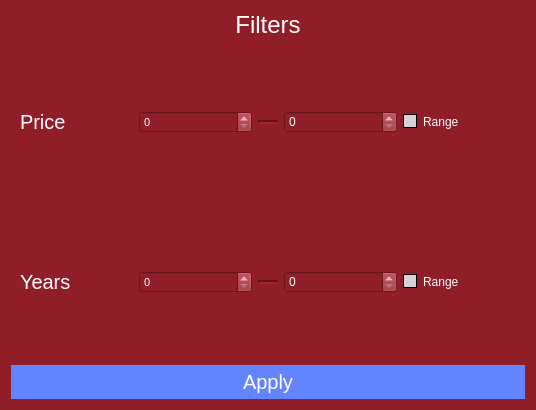
<?xml version="1.0" encoding="UTF-8"?>
<ui version="4.0">
 <class>Filter</class>
 <widget class="QWidget" name="Filter">
  <property name="windowModality">
   <enum>Qt::ApplicationModal</enum>
  </property>
  <property name="geometry">
   <rect>
    <x>0</x>
    <y>0</y>
    <width>536</width>
    <height>410</height>
   </rect>
  </property>
  <property name="windowTitle">
   <string>Form</string>
  </property>
  <property name="styleSheet">
   <string notr="true">/*Copyright (c) DevSec Studio. All rights reserved.

MIT License

Permission is hereby granted, free of charge, to any person obtaining a copy
of this software and associated documentation files (the &quot;Software&quot;), to deal
in the Software without restriction, including without limitation the rights
to use, copy, modify, merge, publish, distribute, sublicense, and/or sell
copies of the Software, and to permit persons to whom the Software is
furnished to do so, subject to the following conditions:

The above copyright notice and this permission notice shall be included in all
copies or substantial portions of the Software.

THE SOFTWARE IS PROVIDED *AS IS*, WITHOUT WARRANTY OF ANY KIND, EXPRESS OR
IMPLIED, INCLUDING BUT NOT LIMITED TO THE WARRANTIES OF MERCHANTABILITY,
FITNESS FOR A PARTICULAR PURPOSE AND NONINFRINGEMENT. IN NO EVENT SHALL THE
AUTHORS OR COPYRIGHT HOLDERS BE LIABLE FOR ANY CLAIM, DAMAGES OR OTHER
LIABILITY, WHETHER IN AN ACTION OF CONTRACT, TORT OR OTHERWISE, ARISING FROM,
OUT OF OR IN CONNECTION WITH THE SOFTWARE OR THE USE OR OTHER DEALINGS IN THE SOFTWARE.
*/

/*-----QWidget-----*/
QWidget
{
	background-color: #8f1e28;
	color: #fff;
	selection-background-color: #aa7e82;
	selection-color: #000;

}


/*-----QLabel-----*/
QLabel
{
	background-color: transparent;
	color: #fff;

}


/*-----QMenuBar-----*/
QMenuBar 
{
	background-color: qlineargradient(spread:repeat, x1:1, y1:0, x2:1, y2:1, stop:0 rgba(70, 70, 70, 255),stop:1 rgba(3, 2, 5, 255));
	color: #fff;

}


QMenuBar::item 
{
	background-color: transparent;
	border-left: 1px solid gray;
	padding: 5px;
	padding-left: 15px;
	padding-right: 15px;

}


QMenuBar::item:selected 
{
	background-color: #af272e;
	border: 1px solid #8f1e28;
	color: #fff;

}


QMenuBar::item:pressed 
{
	background-color: #6e181c;
	border: 1px solid #6e181c;
	color: #fff;

}


/*-----QMenu-----*/
QMenu
{
    background-color: #e8d9d7;
    border: 1px solid #4a5157;
	color: #000;

}


QMenu::item
{
    background-color: transparent;
    padding: 2px 20px 2px 20px;
	min-width: 100px;

}


QMenu::separator
{
   	background-color: #6e181c;
	height: 1px;

}


QMenu::item:disabled
{
    color: #555;
    background-color: transparent;
    padding: 2px 20px 2px 20px;

}


QMenu::item:selected
{
	background-color: #ab7f83;
	border: 1px solid #ab7f83;
	color: #fff;

}


/*-----QPushButton-----*/
QPushButton
{
	background-color: #6384ff;
	color: #fff;
	border: none;
	min-width: 80px;
	padding: 5px;

}


QPushButton::flat
{
	background-color: transparent;
	border: none;
	color: #000;

}


QPushButton::disabled
{
	background-color: #606060;
	color: #959595;
	border: none;

}


QPushButton::hover
{
	background-color: #718fff;
	border: 1px solid #718fff;

}


QPushButton::pressed
{
	background-color: #446cff;
	border: 1px solid #446cff;

}


QPushButton::checked
{
	background-color: #3761ff;
	border: 1px solid #3761ff;

}


/*-----QLineEdit-----*/
QLineEdit
{
	background-color: #e8d9d7;
	color : #000;
	border: 1px solid #1d1d1d;
	padding: 3px;
	padding-left: 5px;

}


/*-----QPlainTExtEdit-----*/
QPlainTextEdit
{
	background-color: #e8d9d7;
	color : #000;
	border: 1px solid #1d1d1d;
	padding: 3px;
	padding-left: 5px;

}


/*-----QToolBox-----*/
QToolBox
{
	background-color: transparent;
	border: 1px solid #410d12;

}


QToolBox::tab
{
	background-color: #640000;
	border: 1px solid #640000;

}


QToolBox::tab:hover
{
	background-color: #640000;
	border: 1px solid #1d1d1d;

}


/*-----QComboBox-----*/
QComboBox
{
    background-color: qlineargradient(spread:repeat, x1:1, y1:0, x2:1, y2:1, stop:0 rgba(70, 70, 70, 255),stop:1 rgba(3, 2, 5, 255));
    padding-left: 6px;
	border: 1px solid #1d1d1d;
    color: #fff;
    height: 20px;

}


QComboBox::disabled
{
	background-color: #404040;
	color: #656565;
	border-color: #051a39;

}


QComboBox:on
{
    background-color: #4a5157;
	color: #fff;

}


QComboBox QAbstractItemView
{
    background-color: #e8d9d7;
    color: #000;
    selection-background-color: #aa7e82;
	selection-color: #fff;
    outline: 0;

}


QComboBox::drop-down
{
	background-color: #4a5157;
    subcontrol-origin: padding;
    subcontrol-position: top right;
    width: 15px;

}


QComboBox::down-arrow
{
    image: url(://arrow-down.png);
    width: 8px;
    height: 8px;

}


/*-----QDoubleSpinBox &amp; QCalendarWidget-----*/
QDoubleSpinBox,
QCalendarWidget QSpinBox 
{
	background-color: qlineargradient(spread:repeat, x1:1, y1:0, x2:1, y2:1, stop:0 rgba(70, 70, 70, 255),stop:1 rgba(3, 2, 5, 255));
	color : #fff;
	border: 1px solid #1d1d1d;
	padding: 3px;
	padding-left: 5px;

}


QDoubleSpinBox::up-button, 
QCalendarWidget QSpinBox::up-button
{
	background-color: #4a5157;
    width: 16px; 
    border-width: 1px;
	border-color: #1d1d1d;

}


QDoubleSpinBox::up-button:hover, 
QCalendarWidget QSpinBox::up-button:hover
{
	background-color: #585858;

}


QDoubleSpinBox::up-button:pressed, 
QCalendarWidget QSpinBox::up-button:pressed
{
	background-color: #252525;
    width: 16px; 
    border-width: 1px;

}


QDoubleSpinBox::up-arrow,
QCalendarWidget QSpinBox::up-arrow
{
    image: url(://arrow-up.png);
    width: 7px;
    height: 7px;

}


QDoubleSpinBox::down-button, 
QCalendarWidget QSpinBox::down-button
{
	background-color: #4a5157;
    width: 16px; 
    border-width: 1px;
	border-color: #1d1d1d;

}


QDoubleSpinBox::down-button:hover, 
QCalendarWidget QSpinBox::down-button:hover
{
	background-color: #585858;

}


QDoubleSpinBox::down-button:pressed, 
QCalendarWidget QSpinBox::down-button:pressed
{
	background-color: #252525;
    width: 16px; 
    border-width: 1px;

}


QDoubleSpinBox::down-arrow,
QCalendarWidget QSpinBox::down-arrow
{
    image: url(://arrow-down.png);
    width: 7px;
    height: 7px;

}


/*-----QGroupBox-----*/
QGroupBox 
{
	background-color: #640000;
    border: 1px solid;
    border-color: #410d12;
    margin-top: 23px;

}


QGroupBox::title  
{
    background-color: #640000;
    color: #fff;
	subcontrol-position: top left;
    subcontrol-origin: margin;
    padding: 5px;
	min-width: 100px;
	border: 1px solid #410d12;
	border-bottom: none;

}


/*-----QHeaderView-----*/
QHeaderView::section
{
    background-color: qlineargradient(spread:repeat, x1:1, y1:0, x2:1, y2:1, stop:0 rgba(70, 70, 70, 255),stop:1 rgba(3, 2, 5, 255));
	border-top: 0px solid gray;
	border-bottom: 0px solid gray;
	border-right: 1px solid gray;
	border-left: 0px solid gray;
    color: #fff;
	padding: 4px;
	
}


QHeaderView::section:disabled
{
    background-color: #525251;
    color: #656565;

}


QHeaderView::section::vertical::first,
QHeaderView::section::vertical::only-one
{
    border-left: 1px solid #003333;

}


QHeaderView::section::vertical
{
    border-left: 1px solid #003333;
}


QHeaderView::section::horizontal::first,
QHeaderView::section::horizontal::only-one
{
    border-left: 1px solid #003333;

}


QHeaderView::section::horizontal
{
    border-left: 1px solid #003333;

}


/*-----QCalendarWidget-----*/
QCalendarWidget QMenu 
{
	width: 100px;
	left: 20px;
	color: #fff;

}


QCalendarWidget QWidget 
{ 
	alternate-background-color: #1d1d1d; 
	border: 1px solid #410d12;
	color: #000;

}


QCalendarWidget QAbstractItemView:enabled 
{
	color: #fff;  
	background-color: #1d1d1d;
	selection-background-color: #8f1e28; 
	selection-color: #fff; 

}


QCalendarWidget QAbstractItemView:disabled 
{ 
	color: #404040; 

}


/*-----QTreeWidget-----*/
QTreeView
{
	show-decoration-selected: 0;
	alternate-background-color: transparent;
	background-color: #e8d9d7;
   	border: 1px solid #410d12;
	color: #000;
	font: 8pt;

}


QTreeView::item:selected
{
	color:#fff;
	background-color: #af272e;
	border-radius: 0px;

}


QTreeView::item:!selected:hover
{
    background-color: #ab7f83;
    border: none;
    color: white;

}


QTreeView::branch:has-children:!has-siblings:closed,
QTreeView::branch:closed:has-children:has-siblings 
{
	image: url(://tree-closed.png);

}


QTreeView::branch:open:has-children:!has-siblings,
QTreeView::branch:open:has-children:has-siblings  
{
	image: url(://tree-open.png);

}


/*-----QListView-----*/
QListView 
{
	background-color: #e8d9d7;
	alternate-background-color: transparent;
    border : none;
    color: #000;
    show-decoration-selected: 1; 
    outline: 0;
   	border: 1px solid #410d12;

}


QListView::disabled 
{
	background-color: #656565;
	color: #1b1b1b;
    border: 1px solid #656565;

}


QListView::item 
{
	background-color: transparent;
    padding: 1px;

}


QListView::item:selected 
{
	background-color: #af272e;
	border: 1px solid #af272e;
	color: #fff;

}


QListView::item:selected:!active 
{
	background-color: #af272e;
	border: 1px solid #af272e;
	color: #fff;

}


QListView::item:selected:active 
{
	background-color: #af272e;
	border: 1px solid #af272e;
	color: #fff;

}


QListView::item:hover {
    background-color: #ab7f83;
    border: none;
    color: #000;

}


/*-----QCheckBox-----*/
QCheckBox
{
	background-color: transparent;
    color: #fff;
	border: none;

}


QCheckBox::indicator
{
    background-color: lightgray;
    border: 1px solid #000;
    width: 12px;
    height: 12px;

}


QCheckBox::indicator:checked
{
    image:url(&quot;./ressources/check.png&quot;);
	background-color: #cd70ff;
    border: 1px solid #3a546e;

}


QCheckBox::indicator:unchecked:hover
{
	border: 1px solid #46a2da; 

}


QCheckBox::disabled
{
	color: #656565;

}


QCheckBox::indicator:disabled
{
	background-color: #656565;
	color: #656565;
    border: 1px solid #656565;

}


/*-----QRadioButton-----*/
QRadioButton 
{
	color: #fff;
	background-color: transparent;

}


QRadioButton::indicator::unchecked:hover 
{
	background-color: #d3d3d3;
	border: 2px solid #462657;
	border-radius: 6px;
}


QRadioButton::indicator::checked 
{
	border: 2px solid #462657;
	border-radius: 6px;
	background-color: #cd70ff;  
	width: 9px; 
	height: 9px; 

}


/*-----QScrollBar-----*/
QScrollBar:vertical 
{
   border: none;
   width: 12px;

}


QScrollBar::handle:vertical 
{
   border: none;
   background-color: qlineargradient(spread:repeat, x1:1, y1:0, x2:1, y2:1, stop:0 rgba(70, 70, 70, 255),stop:1 rgba(3, 2, 5, 255));
   min-height: 80px;
   width : 12px;

}


QScrollBar::handle:vertical:pressed
{
   background-color: qlineargradient(spread:repeat, x1:1, y1:0, x2:1, y2:1, stop:0 rgba(102, 40, 40, 255),stop:0.480769 rgba(64, 19, 19, 255),stop:1 rgba(58, 0, 0, 255));

}


QScrollBar::add-line:vertical
{
   border: none;
   background: transparent;
   height: 0px;
   subcontrol-position: bottom;
   subcontrol-origin: margin;

}


QScrollBar::add-line:vertical:hover 
{
   background-color: transparent;

}


QScrollBar::add-line:vertical:pressed 
{
   background-color: #3f3f3f;

}


QScrollBar::sub-line:vertical
{
   border: none;
   background: transparent;
   height: 0px;

}


QScrollBar::sub-line:vertical:hover 
{
   background-color: transparent;

}


QScrollBar::sub-line:vertical:pressed 
{
   background-color: #3f3f3f;

}


QScrollBar::up-arrow:vertical
{
   width: 0px;
   height: 0px;
   background: transparent;

}


QScrollBar::down-arrow:vertical 
{
   width: 0px;
   height: 0px;
   background: transparent;

}


QScrollBar::add-page:vertical, QScrollBar::sub-page:vertical
{
   background-color: #e8d9d7;
	
}


QScrollBar:horizontal 
{
   border: none;
   height: 12px;

}


QScrollBar::handle:horizontal 
{
   border: none;
   border-radius : 0px;
   background-color: qlineargradient(spread:repeat, x1:1, y1:0, x2:1, y2:1, stop:0 rgba(70, 70, 70, 255),stop:1 rgba(3, 2, 5, 255));
   min-height: 80px;
   height : 12px;

}


QScrollBar::handle:horizontal:pressed
{
   background-color: qlineargradient(spread:repeat, x1:1, y1:0, x2:1, y2:1, stop:0 rgba(102, 40, 40, 255),stop:0.480769 rgba(64, 19, 19, 255),stop:1 rgba(58, 0, 0, 255)); 

}


QScrollBar::add-line:horizontal
{
   border: none;
   background: transparent;
   height: 0px;
   subcontrol-position: bottom;
   subcontrol-origin: margin;

}


QScrollBar::add-line:horizontal:hover 
{
   background-color: transparent;

}


QScrollBar::add-line:horizontal:pressed 
{
   background-color: #3f3f3f;

}


QScrollBar::sub-line:horizontal
{
   border: none;
   background: transparent;
   height: 0px;

}


QScrollBar::sub-line:horizontal:hover 
{
   background-color: transparent;

}


QScrollBar::sub-line:horizontal:pressed 
{
   background-color: #3f3f3f;

}


QScrollBar::up-arrow:horizontal
{
   width: 0px;
   height: 0px;
   background: transparent;

}


QScrollBar::down-arrow:horizontal 
{
   width: 0px;
   height: 0px;
   background: transparent;

}


QScrollBar::add-page:horizontal, QScrollBar::sub-page:horizontal
{
   background-color: #e8d9d7;
	
}


/*-----QProgressBar-----*/
QProgressBar
{
	border: 1px solid #410d12;
    text-align: center;
	color: #000;
	font-weight: bold;

}


QProgressBar::chunk
{
    background-color: #cd70ff;
    margin: 0.5px;

}


/*-----QStatusBar-----*/
QStatusBar
{
	background-color: qlineargradient(spread:repeat, x1:1, y1:0, x2:1, y2:1, stop:0 rgba(70, 70, 70, 255),stop:1 rgba(3, 2, 5, 255));
	color: #ffffff;
	border-color: #051a39;

}


/*-----QSizeGrip-----*/
QSizeGrip 
{
	background-color: image(&quot;./ressources/sizegrip.png&quot;); /*To replace*/
	border: none;

}
</string>
  </property>
  <layout class="QGridLayout" name="gridLayout_3">
   <item row="0" column="0">
    <widget class="QLabel" name="label">
     <property name="sizePolicy">
      <sizepolicy hsizetype="Preferred" vsizetype="Maximum">
       <horstretch>0</horstretch>
       <verstretch>0</verstretch>
      </sizepolicy>
     </property>
     <property name="font">
      <font>
       <pointsize>18</pointsize>
      </font>
     </property>
     <property name="text">
      <string>Filters</string>
     </property>
     <property name="alignment">
      <set>Qt::AlignCenter</set>
     </property>
    </widget>
   </item>
   <item row="1" column="0">
    <widget class="QFrame" name="frame">
     <property name="frameShape">
      <enum>QFrame::NoFrame</enum>
     </property>
     <property name="frameShadow">
      <enum>QFrame::Raised</enum>
     </property>
     <layout class="QGridLayout" name="gridLayout">
      <item row="0" column="1">
       <widget class="QSpinBox" name="sbPrice">
        <property name="font">
         <font>
          <pointsize>8</pointsize>
         </font>
        </property>
        <property name="maximum">
         <number>100000</number>
        </property>
       </widget>
      </item>
      <item row="0" column="0">
       <widget class="QLabel" name="lPrice">
        <property name="font">
         <font>
          <pointsize>15</pointsize>
         </font>
        </property>
        <property name="text">
         <string>Price</string>
        </property>
       </widget>
      </item>
      <item row="0" column="3">
       <widget class="QSpinBox" name="sbPrice2"/>
      </item>
      <item row="0" column="2">
       <widget class="Line" name="line1">
        <property name="sizePolicy">
         <sizepolicy hsizetype="Fixed" vsizetype="Minimum">
          <horstretch>0</horstretch>
          <verstretch>0</verstretch>
         </sizepolicy>
        </property>
        <property name="minimumSize">
         <size>
          <width>20</width>
          <height>0</height>
         </size>
        </property>
        <property name="lineWidth">
         <number>2</number>
        </property>
        <property name="orientation">
         <enum>Qt::Horizontal</enum>
        </property>
       </widget>
      </item>
      <item row="0" column="4">
       <widget class="QCheckBox" name="cbRangePrice">
        <property name="text">
         <string>Range</string>
        </property>
       </widget>
      </item>
     </layout>
    </widget>
   </item>
   <item row="2" column="0">
    <widget class="QFrame" name="frame_2">
     <property name="frameShape">
      <enum>QFrame::NoFrame</enum>
     </property>
     <property name="frameShadow">
      <enum>QFrame::Raised</enum>
     </property>
     <layout class="QGridLayout" name="gridLayout_2">
      <item row="0" column="3">
       <widget class="QSpinBox" name="sbYear2"/>
      </item>
      <item row="0" column="4">
       <widget class="QCheckBox" name="cbRangeYear">
        <property name="text">
         <string>Range</string>
        </property>
       </widget>
      </item>
      <item row="0" column="1">
       <widget class="QSpinBox" name="sbYear">
        <property name="font">
         <font>
          <pointsize>8</pointsize>
         </font>
        </property>
        <property name="maximum">
         <number>100000</number>
        </property>
       </widget>
      </item>
      <item row="0" column="2">
       <widget class="Line" name="line2">
        <property name="sizePolicy">
         <sizepolicy hsizetype="Fixed" vsizetype="Minimum">
          <horstretch>0</horstretch>
          <verstretch>0</verstretch>
         </sizepolicy>
        </property>
        <property name="minimumSize">
         <size>
          <width>20</width>
          <height>0</height>
         </size>
        </property>
        <property name="lineWidth">
         <number>2</number>
        </property>
        <property name="orientation">
         <enum>Qt::Horizontal</enum>
        </property>
       </widget>
      </item>
      <item row="0" column="0">
       <widget class="QLabel" name="lYears">
        <property name="font">
         <font>
          <pointsize>15</pointsize>
         </font>
        </property>
        <property name="text">
         <string>Years</string>
        </property>
       </widget>
      </item>
     </layout>
    </widget>
   </item>
   <item row="3" column="0">
    <widget class="QPushButton" name="pushButton">
     <property name="font">
      <font>
       <pointsize>15</pointsize>
      </font>
     </property>
     <property name="text">
      <string>Apply</string>
     </property>
    </widget>
   </item>
  </layout>
 </widget>
 <resources/>
 <connections/>
</ui>
